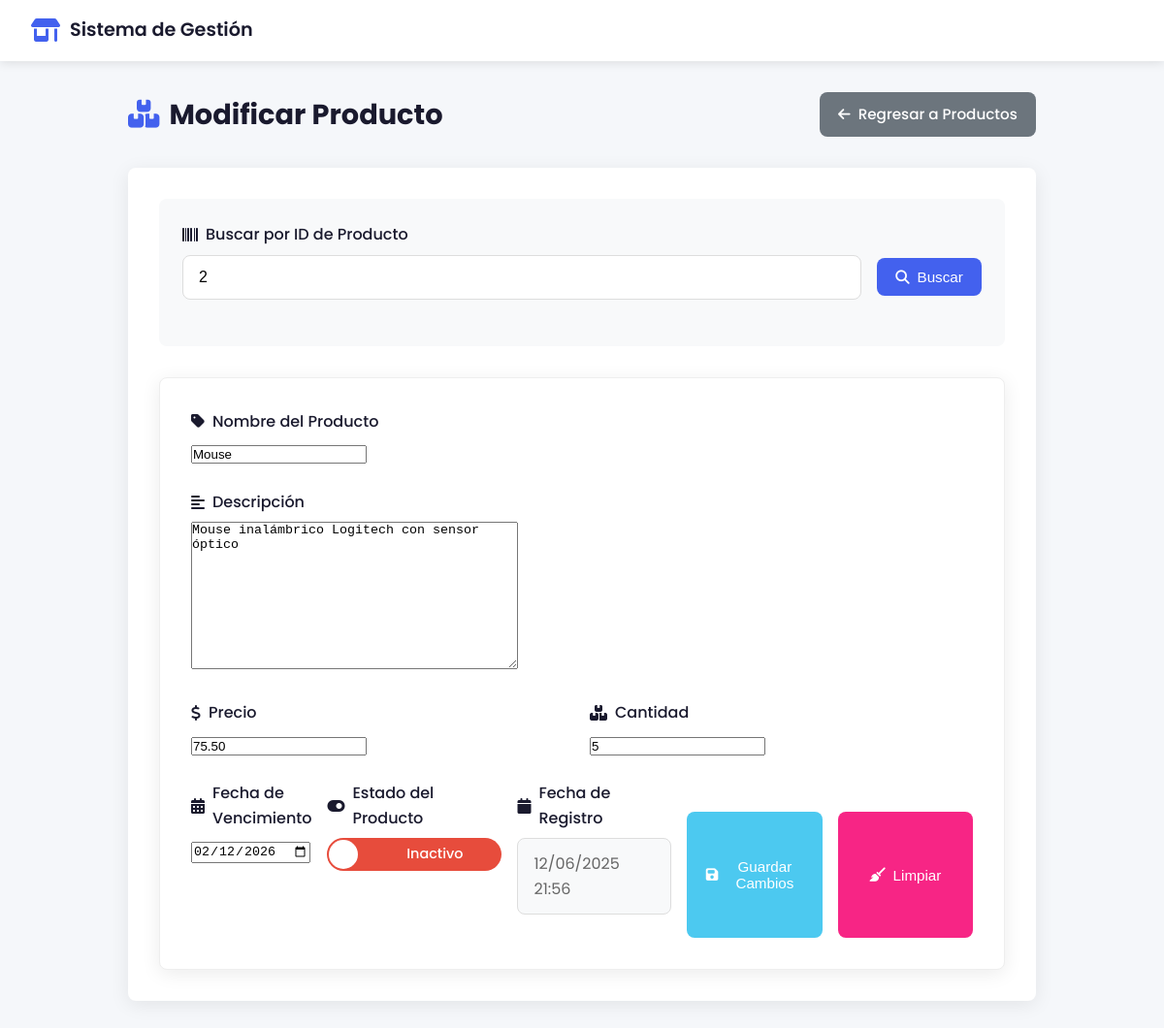
/venta/venta/u_producto/?id=2, run on the app's committed database.
### venta/models.py (models this page shows, shortened)
class Producto(models.Model):
    id_producto = models.AutoField(primary_key=True)
    nom_prod = models.CharField(max_length=50)
    des_prod = models.TextField(max_length=500)
    precio = models.DecimalField(max_digits=10, decimal_places=2)
    cantidad = models.PositiveIntegerField()
    estado = models.BooleanField(default=True)
    fec_vencimiento = models.DateField()
    fec_reg = models.DateTimeField(auto_now_add=True)

### venta/views.py (the view, shortened to what this page needs)
# urls.py: path('u_producto/', views.actualizar_producto, name='actualizar_producto'),
def actualizar_producto(request):
    producto = None
    id_buscado = request.GET.get('id') or request.POST.get('id_busqueda')
    form = None
    if id_buscado and (request.method == 'GET' or not form):
        try:
            producto = Producto.objects.get(id_producto=id_buscado)
            initial_data = {
                'fec_vencimiento': producto.fec_vencimiento.strftime('%Y-%m-%d') if producto.fec_vencimiento else None
            }
            form = ProductoCreateForm(instance=producto, initial=initial_data)
        except Producto.DoesNotExist:
            messages.error(request, "Producto no encontrado.")
    context = {
        'form': form,
        'producto': producto,
        'id_buscado': id_buscado,
        'producto_encontrado': producto is not None,
        'titulo': 'Actualizar Producto'
    }
    return render(request, 'venta/actualizar_producto.html', context)

### venta/templates/venta/actualizar_producto.html (shortened to what this page needs)
    <!DOCTYPE html>
    <html lang="es">
    <head>
        <link rel="stylesheet" href="https://cdnjs.cloudflare.com/ajax/libs/font-awesome/6.4.0/css/all.min.css">
    </head>
    <body>
        <header class="main-header">
            <div class="logo">
                <i class="fas fa-store-alt"></i>
                <span class="logo-text">Sistema de Gestión</span>
            </div>
        </header>
        <div class="main-container">
            <div class="page-header">
                <h1 class="page-title">
                    <i class="fas fa-boxes"></i> Modificar Producto
                </h1>
                <div class="action-buttons">
                    <a href="{% url 'lista_producto' %}" class="btn btn-secondary">
                        <i class="fas fa-arrow-left"></i> Regresar a Productos
                    </a>
                </div>
            </div>
            <div class="card">
                <div class="search-section">
                    <form method="post">
                        <div class="form-group">
                            <label for="id_busqueda" class="form-label">
                                <i class="fas fa-barcode"></i> Buscar por ID de Producto
                            </label>
                            <div class="search-input-group">
                                <input type="number"
                                    id="id_busqueda"
                                    name="id_busqueda"
                                    value="{{ id_buscado|default:'' }}"
                                    placeholder="Ingrese ID del producto"
                                    min="1"
                                    required>
                                <button type="submit" name="buscar" class="btn btn-primary">
                                    <i class="fas fa-search"></i> Buscar
                                </button>
                            </div>
                        </div>
                    </form>
                </div>
                {% if form and producto_encontrado %}
                <div class="form-container" id="form-container">
                    <form method="post">
                        <div class="form-group">
                            <label for="{{ form.nom_prod.id_for_label }}" class="form-label">
                                <i class="fas fa-tag"></i> {{ form.nom_prod.label }}
                            </label>
                            {{ form.nom_prod }}
                        </div>
                        <div class="form-group">
                            <label for="{{ form.des_prod.id_for_label }}" class="form-label">
                                <i class="fas fa-align-left"></i> {{ form.des_prod.label }}
                            </label>
                            {{ form.des_prod }}
                        </div>
                        <div class="row" style="display: flex; gap: 1rem;">
                            <div class="form-group" style="flex: 1;">
                                <label for="{{ form.precio.id_for_label }}" class="form-label">
                                    <i class="fas fa-dollar-sign"></i> {{ form.precio.label }}
                                </label>
                                {{ form.precio }}
                            </div>
                            <div class="form-group" style="flex: 1;">
                                <label for="{{ form.cantidad.id_for_label }}" class="form-label">
                                    <i class="fas fa-boxes"></i> {{ form.cantidad.label }}
                                </label>
                                {{ form.cantidad }}
                            </div>
                        </div>
                        <div class="row" style="display: flex; gap: 1rem;">
                            <div class="form-group" style="flex: 1;">
                                <label for="{{ form.fec_vencimiento.id_for_label }}" class="form-label">
                                    <i class="fas fa-calendar-alt"></i> {{ form.fec_vencimiento.label }}
                                </label>
                                {{ form.fec_vencimiento }}
                            </div>
                            <div class="form-group" style="flex: 1;">
    <label class="form-label">
        <i class="fas fa-toggle-on"></i> Estado del Producto
    </label>
    <div class="toggle-switch">
        <label for="id_estado" class="toggle-label">
            <span class="toggle-handle"></span>
            <span class="toggle-text-off">Inactivo</span>
        </label>
    </div>
</div>
                        <div class="form-group">
                            <label class="form-label">
                                <i class="fas fa-calendar"></i> Fecha de Registro
                            </label>
                            <div class="readonly-field">
                                {{ producto.fec_reg|date:"d/m/Y H:i" }}
                            </div>
                        </div>
                        <div class="button-group">
                            <button type="submit" name="guardar" class="btn btn-success">
                                <i class="fas fa-save"></i> Guardar Cambios
                            </button>
                            <button type="button" onclick="limpiarFormulario()" class="btn btn-danger">
                                <i class="fas fa-broom"></i> Limpiar
                            </button>
                        </div>
                    </form>
                </div>
                {% endif %}
            </div>
        </div>
    </body>
    </html>

### data on the page
Producto: nom_prod "Mouse", des_prod "Mouse inalámbrico Logitech con sensor óptico", precio "75.50", cantidad "5", fec_vencimiento "02/12/2026", fec_reg "12/06/2025 21:56"
